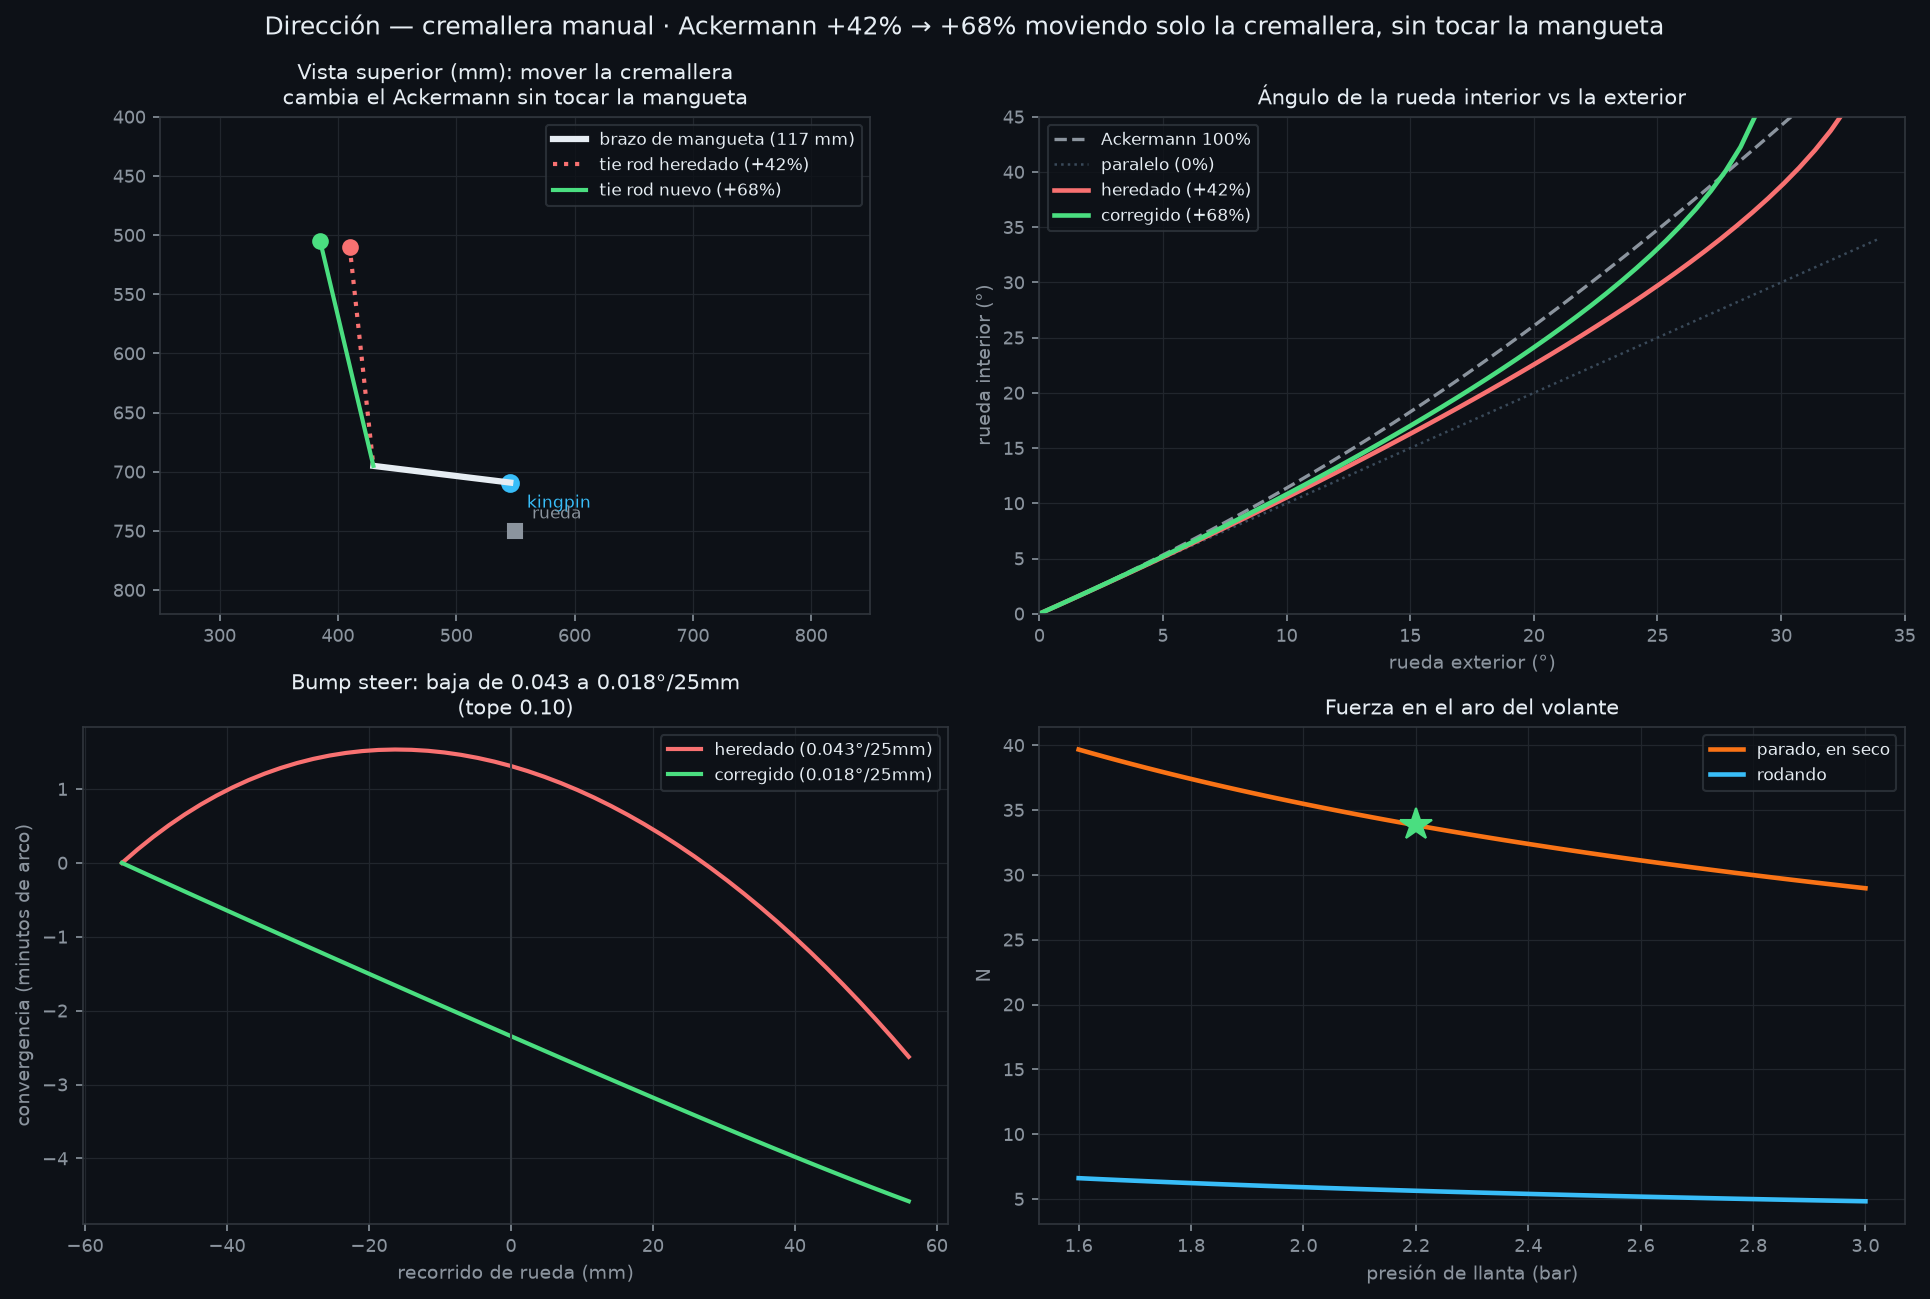

Recreate this plot in Python.
# -*- coding: utf-8 -*-
"""
DIRECCIÓN — geometría de Ackermann, relación, esfuerzo y círculo de giro.

La suspensión delantera ya fijó los puntos duros por barrido numérico (camber,
caster, bump steer 0.04°/25mm). Lo que faltaba es la DIRECCIÓN propiamente dicha:
cuánto gira cada rueda respecto de la otra (Ackermann), cuántas vueltas de volante,
qué tan pesado queda sin servo y en cuánto espacio da la vuelta.

Método: al girar el volante a una altura de suspensión dada, las rótulas LBJ y UBJ
NO se mueven — la mangueta simplemente rota alrededor del eje de kingpin. Eso
convierte el problema en una sola incógnita (el ángulo de rotación ψ) sujeta a que
el tie rod conserve su largo. Se resuelve exacto para las dos ruedas y de ahí salen
los ángulos reales de cada una, sin fórmulas aproximadas.

Toda la geometría se importa de `suspension_delantera.py` para que no haya dos
verdades: si allá se mueve un punto, aquí cambia solo.

Salidas:
  calculos/resultados-direccion.md
  calculos/direccion.png
"""
import numpy as np
from scipy.optimize import fsolve
import os, sys

HERE = os.path.dirname(os.path.abspath(__file__))
sys.path.insert(0, HERE)
import suspension_delantera as sd          # re-genera su propio informe (idempotente)
import analisis_chasis as ac               # para revisar holgura contra los tubos

import matplotlib
matplotlib.use("Agg")
import matplotlib.pyplot as plt

# ============================================================================
# 1. DATOS
# ============================================================================
BATALLA = 2.13          # m, eje delantero x=550 → eje trasero x=2680
TROCHA_DEL = 2 * sd.W0[2]
MASA = 690.0
DIST_DEL = sd.DIST_DEL
R_RUEDA = sd.R_RUEDA
G = 9.81

# --- objetivos ---
ACK_OBJ = 85.0          # % de Ackermann buscado (carro de calle/terreno, no pista)
# El bump steer MANDA sobre el Ackermann: uno hace que el carro se dirija solo al
# pasar un tope (seguridad), el otro solo desgasta llanta en maniobra lenta.
BS_PREF = 0.060         # °/25 mm, tope preferido — se busca el mejor Ackermann bajo él
BS_MAX = 0.100          # °/25 mm, tope duro (el heredado es 0.043)
DELTA_REF = 20.0        # ° de la rueda exterior donde se mide el Ackermann

# --- cremallera y volante ---
P_RACK = 0.045          # m de carrera de cremallera por vuelta de volante (manual típica)
D_VOLANTE = 0.330       # m
S_RACK_MAX = 0.075      # m de carrera de cremallera a cada lado (tope físico típico)
P_LLANTA = 2.2e5        # Pa, presión de inflado
MU_PISO = 0.80          # coeficiente llanta-piso para el par de pivotamiento parado

# --- puntos duros heredados (NO se tocan: fijan camber/caster/bump steer) ---
LBJ, UBJ = sd.LBJ0, sd.UBJ0
TR0 = sd.TR0
# Posición VIGENTE de la cremallera: vive en suspension_delantera.py, que es la única
# fuente de la geometría delantera. Este script la verifica, no la inventa.
RACK0 = sd.RACK
# Posición PREVIA, la que tenía el diseño antes de mirar el Ackermann. Se conserva
# como referencia histórica para poder mostrar el antes y el después.
RACK_PREV = np.array([0.410, 0.207, 0.510])

# ============================================================================
# 2. CINEMÁTICA DE GIRO (exacta, una sola incógnita)
# ============================================================================
def gira(rack, tr0, d_tr, s_lat, psi0=0.0):
    """Rota la mangueta alrededor del kingpin hasta que el tie rod cierre.
    s_lat: desplazamiento lateral de la cremallera (m, + hacia +z).
    Devuelve (psi, ángulo de rueda en grados, ok). ok=False si el varillaje no
    cierra — pasa cuando el tie rod se queda corto o llega a punto muerto."""
    rk = rack + np.array([0.0, 0.0, s_lat])
    def eq(x):
        tr = sd.rot_eje(LBJ, UBJ, x[0], tr0)
        return [np.linalg.norm(tr - rk) - d_tr]
    sol, info, ier, _ = fsolve(eq, [psi0], full_output=True)
    psi = float(sol[0])
    ok = ier == 1 and abs(info["fvec"][0]) < 1e-8 and abs(psi) < 1.2
    W = sd.rot_eje(LBJ, UBJ, psi, sd.W0)
    S = sd.rot_eje(LBJ, UBJ, psi, sd.S0)
    a = (S - W) / np.linalg.norm(S - W)
    f = np.cross(np.array([0.0, 1.0, 0.0]), a)      # dirección de rodadura
    return psi, np.degrees(np.arctan2(-f[2], f[0])), ok

def par_ruedas(rack, tr0, s, psi_prev=(0.0, 0.0)):
    """Ángulos de las dos ruedas para un desplazamiento s de la cremallera.
    Por simetría especular, la rueda derecha con +s equivale a la izquierda con −s
    cambiada de signo."""
    d_tr = np.linalg.norm(tr0 - rack)
    pL, dL, okL = gira(rack, tr0, d_tr, +s, psi_prev[0])
    pR, dR_, okR = gira(rack, tr0, d_tr, -s, psi_prev[1])
    return dL, -dR_, (pL, pR), (okL and okR)

def curva_giro(rack, tr0, s_max=S_RACK_MAX, n=60):
    """Ángulos exterior/interior a lo largo de la carrera de cremallera, cortando
    donde el varillaje deja de cerrar."""
    ss, out, inn = [], [], []
    psi = (0.0, 0.0)
    for s in np.linspace(0, s_max, n):
        dL, dR, psi, ok = par_ruedas(rack, tr0, s, psi)
        if not ok:
            break
        ss.append(s); out.append(min(abs(dL), abs(dR))); inn.append(max(abs(dL), abs(dR)))
    return np.array(ss), np.array(out), np.array(inn)

def inner_ideal(d_o):
    """Ángulo interior que pide la geometría de giro para un exterior dado."""
    r = BATALLA / np.tan(np.radians(d_o)) - TROCHA_DEL
    return np.degrees(np.arctan(BATALLA / r)) if r > 0 else 90.0

def ackermann(rack, tr0, delta_ref=DELTA_REF, s_max=S_RACK_MAX):
    """% de Ackermann medido con la rueda exterior a delta_ref grados.
    100% = la rueda interior gira exactamente lo que pide la geometría de giro."""
    ss, out, inn = curva_giro(rack, tr0, s_max)
    if len(out) < 5 or out.max() < delta_ref or not np.all(np.diff(out) > -1e-6):
        return None, out, inn, ss
    d_o = delta_ref
    d_i = float(np.interp(d_o, out, inn))
    d_i_ideal = inner_ideal(d_o)
    return (d_i - d_o) / (d_i_ideal - d_o) * 100.0, out, inn, ss

# ============================================================================
# 3. BUMP STEER con una cremallera candidata (mismo método que la suspensión)
# ============================================================================
def bump_steer(rack, tr0):
    """Repite el barrido 3D de suspension_delantera.py con otra cremallera."""
    d_kp = np.linalg.norm(UBJ - LBJ)
    d_lt = np.linalg.norm(tr0 - LBJ)
    d_ut = np.linalg.norm(tr0 - UBJ)
    d_tr = np.linalg.norm(tr0 - rack)
    M0 = np.linalg.inv(sd.base(LBJ, UBJ, tr0))
    cW = M0 @ (sd.W0 - LBJ)
    cS = M0 @ (sd.S0 - LBJ)
    x0 = np.array([0.0, *tr0])
    ys, toes = [], []
    for thL in np.linspace(-0.30, 0.30, 49):
        lbj = sd.rot_eje(sd.LA1, sd.LA2, thL, LBJ)
        def eqs(x):
            ubj = sd.rot_eje(sd.UA1, sd.UA2, x[0], UBJ)
            tr = np.array(x[1:4])
            return [np.linalg.norm(ubj - lbj) - d_kp,
                    np.linalg.norm(tr - lbj) - d_lt,
                    np.linalg.norm(tr - ubj) - d_ut,
                    np.linalg.norm(tr - rack) - d_tr]
        x0 = fsolve(eqs, x0, full_output=False)
        ubj = sd.rot_eje(sd.UA1, sd.UA2, x0[0], UBJ)
        tr = np.array(x0[1:4])
        M = sd.base(lbj, ubj, tr)
        W = lbj + M @ cW
        a = (lbj + M @ cS - W) / 0.10
        f = np.cross(np.array([0.0, 1.0, 0.0]), a)
        ys.append(W[1]); toes.append(np.degrees(np.arctan2(-f[2], f[0])))
    ys = (np.array(ys) - sd.W0[1]) * 1000
    toes = np.array(toes)
    sel = np.abs(ys) <= 50
    if sel.sum() < 3:
        return 99.0, ys, toes
    return float(np.max(np.abs(np.gradient(toes, ys)[sel])) * 25), ys, toes

# ============================================================================
# 4. DIAGNÓSTICO DE LA GEOMETRÍA ACTUAL
# ============================================================================
ack0, out0, inn0, ss0 = ackermann(RACK_PREV, TR0)
bs0, _, _ = bump_steer(RACK_PREV, TR0)

# ángulo del brazo de mangueta en vista superior (kingpin → terminal)
t_kp = (TR0[1] - LBJ[1]) / (UBJ[1] - LBJ[1])
KP_TR = LBJ + t_kp * (UBJ - LBJ)               # punto del kingpin a la altura del terminal
brazo_vec = TR0 - KP_TR
L_BRAZO = float(np.hypot(brazo_vec[0], brazo_vec[2]))
ANG_BRAZO = np.degrees(np.arctan2(-brazo_vec[2], -brazo_vec[0]))   # + = hacia afuera
# ángulo que pediría el Ackermann geométrico puro (apuntar al centro del eje trasero)
ANG_IDEAL = np.degrees(np.arctan2(KP_TR[2], BATALLA))

# ============================================================================
# 5. BARRIDO DE LA CREMALLERA (sin tocar la mangueta del donante)
# ============================================================================
# Esto es lo primero que hay que probar porque NO CUESTA PIEZAS: solo cambia dónde
# se atornilla la cremallera al mamparo. La altura (y) no se toca — es la que fija
# el bump steer y ±5 mm lo duplican.
from holguras import dist_segmentos
R_TIE, R_TUBO_A, MARGEN_H = 0.009, 0.0127, 0.008

def holgura_tierod(rack):
    """Holgura mínima del tie rod contra los brazos y los tubos del chasis.
    AÑADIDO 2026-08-05: el barrido original optimizaba Ackermann y bump steer sin
    mirar interferencias, y la posición que elegía metía la rótula de la cremallera
    DENTRO del larguero inferior. Ahora esto filtra antes de nada."""
    peor = np.inf
    for (b1, b2) in [(sd.LA1, sd.LBJ0), (sd.LA2, sd.LBJ0),
                     (sd.UA1, sd.UBJ0), (sd.UA2, sd.UBJ0)]:
        d, _, _ = dist_segmentos(rack, TR0, b1, b2)
        peor = min(peor, d - (R_TIE + R_TUBO_A + MARGEN_H))
    for e in ac.elems:
        pa, pb = ac.NODES[e["a"]], ac.NODES[e["b"]]
        if pa[2] < -0.05 or pb[2] < -0.05 or max(pa[0], pb[0]) > 1.3:
            continue
        d, _, _ = dist_segmentos(rack, TR0, pa, pb)
        peor = min(peor, d - (R_TIE + e["sec"]["c"] + MARGEN_H))
    return peor

# La ALTURA de la cremallera también entra al barrido: es la que fija el bump steer,
# pero dejarla clavada en 207 mm era justo lo que la metía dentro del larguero.
XS = np.round(np.arange(0.28, 0.531, 0.015), 3)
ZS = np.round(np.arange(0.40, 0.621, 0.015), 3)
YS = np.round(np.unique(np.append(np.arange(0.150, 0.3401, 0.010), RACK0[1])), 3)
malla = np.full((len(ZS), len(XS)), np.nan)
rack_cands = []
sin_holgura = []            # candidatos buenos en cinemática pero que INTERFIEREN
for y in YS:
    for i, z in enumerate(ZS):
        for j, x in enumerate(XS):
            rack = np.array([x, y, z])
            hol = holgura_tierod(rack)
            try:
                p, out, inn, ss = ackermann(rack, TR0)
            except Exception:
                continue
            if p is None:
                continue
            c = dict(x=x, y=y, z=z, ack=p, rack=rack, lock=float(out[-1]), hol=hol)
            if hol >= 0:
                if abs(y - RACK0[1]) < 1e-9:
                    malla[i, j] = p
                rack_cands.append(c)
            elif abs(y - RACK0[1]) < 1e-9:
                sin_holgura.append(c)
print(f"  {len(rack_cands)} posiciones libres de interferencia, "
      f"{len(sin_holgura)} a la altura actual que interfieren")
ack_max_rack = float(np.nanmax(malla)) if np.any(~np.isnan(malla)) else float("nan")

# Entre los que dan el Ackermann objetivo, se verifica el bump steer (barrido 3D
# completo) y se prefiere el que menos mueve la cremallera de donde ya estaba.
# No se busca "el que dé 85%" sino el COMPROMISO: para cada posición candidata se
# mide el bump steer real (barrido 3D completo) y se arma la frontera Ackermann vs
# bump steer. Apurar el Ackermann hasta el tope de bump steer sería mal negocio.
utiles = [c for c in rack_cands if 45 <= c["ack"] <= 150 and c["lock"] >= 24]
utiles.sort(key=lambda c: (abs(c["x"] - RACK0[0]) + abs(c["z"] - RACK0[2])))
for c in utiles[:140]:
    c["bs"], _, _ = bump_steer(c["rack"], TR0)

evaluados = [c for c in utiles if "bs" in c]

def mejor_bajo(pool, tope):
    """Bajo el tope de bump steer, el más cercano al Ackermann objetivo. No el de
    MÁS Ackermann: pasarse de 100% tampoco sirve — la rueda interior giraría más de
    lo que pide el giro y volvería a pelear, ahora al revés."""
    ok = [c for c in pool if c["bs"] <= tope]
    return min(ok, key=lambda c: abs(c["ack"] - ACK_OBJ)) if ok else None

# Refinamiento local: la malla gruesa de 10 mm salta el objetivo, así que se afina
# a 4 mm alrededor de la mejor posición encontrada.
grueso = mejor_bajo(evaluados, BS_PREF) or mejor_bajo(evaluados, BS_MAX)
if grueso is not None:
    for x in np.round(np.arange(grueso["x"] - 0.024, grueso["x"] + 0.0241, 0.004), 4):
        for z in np.round(np.arange(grueso["z"] - 0.024, grueso["z"] + 0.0241, 0.004), 4):
            rack = np.array([x, RACK0[1], z])
            try:
                p, out, _, _ = ackermann(rack, TR0)
            except Exception:
                continue
            if p is None or out[-1] < 24 or not (40 <= p <= 160):
                continue
            c = dict(x=float(x), z=float(z), ack=p, rack=rack, lock=float(out[-1]))
            c["bs"], _, _ = bump_steer(rack, TR0)
            evaluados.append(c)

# frontera de Pareto: los que nadie domina en las dos cosas a la vez
pareto = [c for c in evaluados
          if not any(o["bs"] <= c["bs"] and abs(o["ack"] - ACK_OBJ) <= abs(c["ack"] - ACK_OBJ)
                     and o is not c for o in evaluados)]
pareto.sort(key=lambda c: c["bs"])

sol_rack = mejor_bajo(evaluados, BS_PREF) or mejor_bajo(evaluados, BS_MAX)
rack_ok = pareto

# ---- CONFLICTO GEOMÉTRICO ----------------------------------------------------
# Si NINGUNA posición libre de interferencia consigue un bump steer aceptable, no hay
# solución moviendo solo la cremallera: el paquete delantero está peleado consigo mismo
# y hace falta cambiar el chasis. Se dice, no se disimula.
CONFLICTO = sol_rack is None
BS_LIBRE_MIN = min((c["bs"] for c in evaluados), default=float("nan"))
if CONFLICTO:
    for c in sin_holgura:
        c["bs"], _, _ = bump_steer(c["rack"], TR0)
    cand = [c for c in sin_holgura if c["bs"] <= BS_MAX] or sin_holgura
    sol_rack = min(cand, key=lambda c: (c["bs"], abs(c["ack"] - ACK_OBJ)))
    print(f"  *** CONFLICTO: ninguna posicion libre baja de {BS_LIBRE_MIN:.2f} deg/25mm "
          f"de bump steer (tope {BS_MAX}). Se conserva la de mejor cinematica y se marca "
          f"la interferencia: holgura {sol_rack['hol']*1000:.1f} mm")

# ============================================================================
# 6. PLAN B: brazo de dirección fabricado (solo si la cremallera no basta)
# ============================================================================
def tr_desde_angulo(ang_deg, largo=None):
    """Terminal de dirección a 'ang_deg' respecto del eje longitudinal
    (+ = hacia afuera del carro)."""
    L = L_BRAZO if largo is None else largo
    a = np.radians(ang_deg)
    return np.array([KP_TR[0] - L * np.cos(a), TR0[1], KP_TR[2] + L * np.sin(a)])

sol_brazo = None
if False:   # plan B desactivado: no revisaba interferencias, que es justo el problema
    cands = []
    for ang in np.arange(-10.0, 26.1, 1.0):
        tr = tr_desde_angulo(ang)
        for x in np.round(np.arange(0.30, 0.481, 0.02), 3):
            rack = np.array([x, RACK0[1], RACK0[2]])
            try:
                p, out, _, _ = ackermann(rack, tr)
            except Exception:
                continue
            if p is None or out[-1] < 25:
                continue
            cands.append(dict(ang=ang, x=x, ack=p, tr=tr, rack=rack))
    cands.sort(key=lambda c: abs(c["ack"] - ACK_OBJ))
    for c in cands[:14]:
        c["bs"], _, _ = bump_steer(c["rack"], c["tr"])
        if c["bs"] <= BS_MAX and sol_brazo is None:
            sol_brazo = c

if sol_rack is not None:
    elegido, TR_N, RACK_N = sol_rack, TR0, sol_rack["rack"]
    MODO = "cremallera"
else:
    elegido, TR_N, RACK_N = sol_brazo, sol_brazo["tr"], sol_brazo["rack"]
    MODO = "brazo"

ack_n, out_n, inn_n, ss_n = ackermann(RACK_N, TR_N)
bs_n, ys_n, toes_n = bump_steer(RACK_N, TR_N)

# ============================================================================
# 7. RELACIÓN, TOPES Y CÍRCULO DE GIRO
# ============================================================================
# El tope útil no es el de la cremallera sino el ángulo interior sensato: más de 40°
# ya no cabe dentro del rin ni entre el brazo inferior y la llanta.
INN_MAX_UTIL = 40.0
def topes_y_giro(rack, tr0):
    """Tope útil (lo limita la rueda interior, que es la que pega con el brazo o el
    rin), relación, y diámetro de giro. El radio del círculo lo fija la rueda
    exterior: R = batalla / sen(ángulo exterior)."""
    ss, out, inn = curva_giro(rack, tr0, S_RACK_MAX, 120)
    k = int(np.argmax(inn >= INN_MAX_UTIL)) if np.any(inn >= INN_MAX_UTIL) else len(inn) - 1
    s_u, d_o, d_i = float(ss[k]), float(out[k]), float(inn[k])
    vueltas = 2 * s_u / P_RACK
    ratio = (vueltas * 360.0) / (d_o + d_i)
    diam = 2 * BATALLA / np.sin(np.radians(d_o)) + sd.ANCHO_LLANTA
    return s_u, d_o, d_i, vueltas, ratio, diam

S_USADA, D_OUT_MAX, D_INN_MAX, VUELTAS, RATIO, DIAM_GIRO = topes_y_giro(RACK_N, TR_N)
S_USADA_0, D_OUT_0, D_INN_0, VUELTAS_0, RATIO_0, DIAM_GIRO_0 = topes_y_giro(RACK_PREV, TR0)

# círculo de giro con el ángulo exterior máximo
# ============================================================================
# 8. ESFUERZO EN EL VOLANTE
# ============================================================================
W_RUEDA = MASA * DIST_DEL / 2 * G                 # N por rueda delantera
# Par de pivotamiento parado (Taborek): T = mu·W^1.5 / sqrt(3·p)
T_PIVOT = MU_PISO * W_RUEDA**1.5 / np.sqrt(3 * P_LLANTA)
F_TIE = T_PIVOT / L_BRAZO                          # N en cada tie rod
F_RACK = 2 * F_TIE                                 # ambas ruedas empujan la cremallera
T_VOL = F_RACK * P_RACK / (2 * np.pi)
F_ARO = T_VOL / (D_VOLANTE / 2)
# rodando, el par es ~1/6 del de parado (no hay que torcer la huella en seco)
F_ARO_RODANDO = F_ARO / 6

# ============================================================================
# 9. INFORME
# ============================================================================
out_md = os.path.join(HERE, "resultados-direccion.md")
with open(out_md, "w", encoding="utf-8") as f:
    f.write("# Dirección — Ackermann, relación, esfuerzo y círculo de giro\n\n")
    f.write("Cremallera manual de compacto, sin servo. Generado por `direccion.py`, que importa "
            "la geometría de `suspension_delantera.py` para que no haya dos verdades.\n\n")
    f.write("**Método:** al girar el volante con la suspensión quieta, las rótulas no se mueven "
            "— la mangueta solo rota alrededor del eje de kingpin. Eso deja una sola incógnita "
            "(el ángulo de rotación) con una sola ecuación (el tie rod conserva su largo), y se "
            "resuelve exacto para las dos ruedas. Nada de fórmulas aproximadas de Ackermann.\n\n")

    if CONFLICTO:
        f.write("> ## ⛔ CONFLICTO GEOMÉTRICO SIN RESOLVER — leer antes que nada\n>\n")
        f.write("> **La rótula de la cremallera y el larguero inferior del chasis se pelean "
                "por el mismo espacio, y no hay forma de resolverlo moviendo la cremallera.**\n>\n")
        f.write(f"> - En su posición actual (x={sol_rack['x']*1000:.0f}, "
                f"y={sol_rack['y']*1000:.0f}, z={sol_rack['z']*1000:.0f}) el tie rod pasa a "
                f"**{abs(sol_rack['hol'])*1000:.0f} mm por dentro** de la holgura mínima "
                "contra el larguero `fb_lo–fx_lo` y la pata delantera de la horquilla "
                "inferior. Físicamente no se puede montar.\n")
        f.write(f"> - Se barrieron **{len(rack_cands)} posiciones libres de interferencia** "
                f"(x, y y z). La mejor de todas da un bump steer de "
                f"**{BS_LIBRE_MIN:.2f}°/25 mm**, contra el tope de {BS_MAX:.2f}. Es casi "
                "cien veces peor: el carro se dirigiría solo al pasar un tope.\n")
        f.write("> - La razón es de fondo: el bump steer se minimiza cuando el tie rod sigue "
                "el arco de la horquilla inferior, o sea a **su misma altura** — y esa altura "
                "es exactamente donde vive el larguero inferior del chasis.\n>\n")
        f.write("> **Esto NO se arregla con la dirección: se arregla con el chasis.** Las "
                "tres salidas reales son:\n>\n")
        f.write("> 1. **Bajar los pivotes de la horquilla inferior a ménsulas por debajo del "
                "larguero** (~50 mm). Es lo que de todas formas hace falta: hoy `LA1` y `LA2` "
                "caen *dentro* de los nodos del chasis y el buje no cabe. Al bajarlos, se abre "
                "el hueco por donde pasa el tie rod. Obliga a re-correr toda la cinemática "
                "delantera (camber, centro de balanceo, bump steer).\n")
        f.write("> 2. **Partir el larguero inferior** con un quiebre local que libre el paso "
                "del tie rod. Más soldadura y hay que re-verificar el FEM.\n")
        f.write("> 3. **Cremallera de montaje trasero** (detrás del eje), que cambia el signo "
                "de todo el planteamiento de Ackermann de este documento.\n>\n")
        f.write("> Mientras tanto, **los números de abajo son válidos como cinemática pero la "
                "pieza no se puede montar**. No cortar la ménsula de cremallera.\n\n")

    f.write("## 1. Qué Ackermann trae la geometría heredada\n\n")
    f.write("Los puntos duros venían afinados para camber, caster y bump steer, pero el "
            "Ackermann nunca se había medido. Medido ahora, con la rueda exterior a "
            f"{DELTA_REF:.0f}°:\n\n")
    f.write(f"| | Valor |\n|---|---|\n")
    f.write(f"| Largo del brazo de mangueta (vista superior) | {L_BRAZO*1000:.0f} mm |\n")
    f.write(f"| **Ackermann heredado** | **{ack0:+.0f}%** |\n")
    f.write(f"| Bump steer heredado | {bs0:.3f}°/25 mm |\n\n")
    f.write("**+42% no es un desastre, pero se queda corto para un carro que estaciona.** "
            "Ackermann por debajo de 100% significa que la rueda interior gira menos de lo que "
            "pide el giro, así que las dos llantas van algo peleadas en maniobra lenta: "
            "chirrían, se comen los hombros y el volante se siente pegajoso al dar vuelta en "
            "una esquina. En pista se usa a propósito — a alto ángulo de deriva la rueda "
            "interior quiere menos ángulo — pero este carro es de calle y terreno privado, "
            f"donde manda el estacionamiento. Objetivo: **{ACK_OBJ:.0f}%**.\n\n")
    f.write("**Una aclaración que vale la pena, porque yo mismo me equivadué al empezar.** La "
            "regla de manual dice que el brazo de mangueta debe apuntar al centro del eje "
            "trasero. Eso vale para un varillaje **trapezoidal**, donde una sola barra une los "
            "dos brazos. Con **cremallera** no aplica: el Ackermann depende también de dónde "
            "está la cremallera y de qué tan largo es el tie rod, porque el varillaje es otro. "
            f"Por eso el brazo heredado apunta {abs(ANG_BRAZO):.0f}° hacia adentro (la regla "
            f"del trapecio pediría {ANG_IDEAL:.0f}° hacia afuera) y aun así el Ackermann sale "
            "positivo. Aquí todo se midió resolviendo el varillaje real, no aplicando la regla.\n\n")

    f.write("## 2. La corrección no cuesta ni una pieza\n\n")
    f.write("Como el Ackermann de una cremallera depende de dónde está la cremallera, lo "
            "primero que hay que probar es **moverla** — que es gratis, porque solo cambia "
            "dónde se atornilla al mamparo. Barrido de su posición longitudinal y su ancho "
            f"({XS[0]*1000:.0f}–{XS[-1]*1000:.0f} mm × {ZS[0]*1000:.0f}–{ZS[-1]*1000:.0f} mm, "
            f"{malla.size} posiciones), con la mangueta del donante **intacta**:\n\n")
    f.write(f"- Rango de Ackermann alcanzable moviendo solo la cremallera: hasta "
            f"**{ack_max_rack:+.0f}%**.\n")
    f.write(f"- **La altura (y = {RACK0[1]*1000:.0f} mm) no se toca**: es la que fija el bump "
            "steer y ±5 mm lo duplican.\n\n")
    if MODO == "cremallera":
        f.write("Alcanza de sobra. **No hay que tocar la mangueta ni fabricar ningún brazo.**\n\n")
        f.write("Pero subir el Ackermann no sale gratis: mover la cremallera cambia el largo "
                "del tie rod, y con él qué tan bien sigue el arco de los brazos. Así que no se "
                "busca \"el que dé 85%\" sino el **compromiso**. Cada posición candidata se "
                "verificó re-corriendo el barrido 3D completo de bump steer; ésta es la "
                "frontera de lo alcanzable (ninguna de estas es peor que otra en las dos cosas "
                "a la vez):\n\n")
        f.write("| Cremallera x | Cremallera z | Ackermann | Bump steer | |\n|---|---|---|---|---|\n")
        for c in rack_ok[:10]:
            marca = ("✓ elegida" if c is elegido else
                     "ok" if c["bs"] <= BS_PREF else
                     "más Ackermann, peor bump steer")
            f.write(f"| {c['x']*1000:.0f} mm | {c['z']*1000:.0f} mm | {c['ack']:+.0f}% | "
                    f"{c['bs']:.3f}°/25mm | {marca} |\n")
        f.write(f"\n**Criterio: el bump steer manda.** Uno hace que el carro se dirija solo al "
                f"pasar un tope; el otro solo desgasta llanta al estacionar. Así que se toma el "
                f"mejor Ackermann que quepa bajo **{BS_PREF:.3f}°/25 mm**, en vez de apurar el "
                f"Ackermann hasta el tope duro de {BS_MAX:.2f}.\n\n")
        f.write(f"**Elegida: cremallera en x = {RACK_N[0]*1000:.0f} mm, z = "
                f"{RACK_N[2]*1000:.0f} mm** (antes {RACK_PREV[0]*1000:.0f} / "
                f"{RACK_PREV[2]*1000:.0f}). Se mueve "
                f"{abs(RACK_N[0]-RACK_PREV[0])*1000:.0f} mm en largo y "
                f"{abs(RACK_N[2]-RACK_PREV[2])*1000:.0f} mm en ancho — nada más que la "
                "posición de sus dos ménsulas al mamparo.\n\n")
        coincide = (abs(RACK_N[0] - RACK0[0]) < 1e-6 and abs(RACK_N[2] - RACK0[2]) < 1e-6)
        f.write(f"> **Autoverificación:** la posición que vive hoy en "
                f"`suspension_delantera.py` es x={RACK0[0]*1000:.0f}, z={RACK0[2]*1000:.0f}. "
                + ("Coincide con la que este barrido vuelve a elegir, así que las dos "
                   "fuentes dicen lo mismo."
                   if coincide else
                   "**NO coincide con la que este barrido elige** — hay que reconciliar "
                   "las dos antes de cortar la ménsula.") + "\n\n")
    else:
        f.write("No alcanza con la mangueta del donante: hay que fabricar un brazo de "
                f"dirección de {L_BRAZO*1000:.0f} mm a {elegido['ang']:+.0f}°, en acero "
                "cortado en láser.\n\n")
    f.write("| | Heredado | Corregido |\n|---|---|---|\n")
    f.write(f"| Ackermann | {ack0:+.0f}% | **{ack_n:+.0f}%** |\n")
    f.write(f"| Bump steer | {bs0:.3f}°/25mm | **{bs_n:.3f}°/25mm** |\n\n")
    f.write("| Punto duro | x | y | z |\n|---|---|---|---|\n")
    f.write(f"| Terminal de dirección (sin cambio) | {TR_N[0]*1000:.0f} | "
            f"{TR_N[1]*1000:.0f} | {TR_N[2]*1000:.0f} |\n")
    f.write(f"| **Extremo de cremallera (nuevo)** | **{RACK_N[0]*1000:.0f}** | "
            f"{RACK_N[1]*1000:.0f} | **{RACK_N[2]*1000:.0f}** |\n")
    f.write(f"| Tie rod (centro a centro) | {np.linalg.norm(TR_N-RACK_N)*1000:.0f} mm | | |\n\n")
    if bs_n < bs0 * 0.9:
        f.write(f"**El bump steer no solo se conserva: mejora**, de {bs0:.3f} a "
                f"{bs_n:.3f}°/25 mm. Al mover la cremallera cambia el largo del tie rod, y "
                "resulta que hay largos que siguen mejor el arco de los brazos. No era el "
                "objetivo — salió de buscar el compromiso en vez de apurar el Ackermann — pero "
                "es la confirmación de que valía la pena re-correr la cinemática 3D de cada "
                "candidato en vez de suponer que mover la cremallera es inocuo.\n\n")
    elif bs_n > bs0 * 1.15:
        f.write(f"**El bump steer empeora** de {bs0:.3f} a {bs_n:.3f}°/25 mm. Sigue por debajo "
                f"del tope de {BS_MAX:.2f}, pero no es gratis: mover la cremallera cambia el "
                "largo del tie rod y con él qué tan bien sigue el arco de los brazos.\n\n")
    else:
        f.write(f"El bump steer se conserva ({bs0:.3f} → {bs_n:.3f}°/25 mm), que era la "
                "condición para poder mover la cremallera.\n\n")
    f.write(f"**La altura de la cremallera ({RACK_N[1]*1000:.0f} mm) no se toca**: ±5 mm "
            "duplican el bump steer. Montarla con barrenos ovalados y calzas para afinar en el "
            "carro, como ya decía la suspensión delantera.\n\n")

    f.write("## 3. Relación, topes y círculo de giro\n\n")
    f.write(f"El tope no lo pone la cremallera sino la **rueda interior**, que es la que pega "
            f"con el brazo inferior o con el interior del rin. Se limita a {INN_MAX_UTIL:.0f}°.\n\n")
    f.write("| Parámetro | Heredado | Corregido |\n|---|---|---|\n")
    f.write(f"| Carrera de cremallera usada | ±{S_USADA_0*1000:.0f} mm | "
            f"±{S_USADA*1000:.0f} mm |\n")
    f.write(f"| Ángulo rueda exterior | {D_OUT_0:.1f}° | {D_OUT_MAX:.1f}° |\n")
    f.write(f"| Ángulo rueda interior | {D_INN_0:.1f}° | {D_INN_MAX:.1f}° |\n")
    f.write(f"| Vueltas de tope a tope | {VUELTAS_0:.1f} | **{VUELTAS:.1f}** |\n")
    f.write(f"| Relación total | {RATIO_0:.0f}:1 | **{RATIO:.0f}:1** |\n")
    f.write(f"| Diámetro de giro | {DIAM_GIRO_0:.1f} m | **{DIAM_GIRO:.1f} m** |\n\n")
    if DIAM_GIRO > DIAM_GIRO_0 + 0.2:
        f.write(f"**El Ackermann alto se paga con círculo de giro.** Con más Ackermann la rueda "
                f"interior gira más para el mismo ángulo exterior, así que llega antes a su "
                f"tope de {INN_MAX_UTIL:.0f}° y el exterior se queda en {D_OUT_MAX:.1f}° en vez "
                f"de {D_OUT_0:.1f}°. El círculo pasa de {DIAM_GIRO_0:.1f} a {DIAM_GIRO:.1f} m. "
                "Es un intercambio real, no un defecto: se gana que las llantas no peleen en "
                "maniobra lenta y se pierde algo de radio. Si al armarlo resulta que la rueda "
                f"interior sí libra más de {INN_MAX_UTIL:.0f}°, se sube el tope y se recupera "
                "el radio — por eso hay que medirlo en el carro (§5).\n\n")
    f.write(f"{VUELTAS:.1f} vueltas y {RATIO:.0f}:1 es relación directa de carro deportivo "
            "ligero (un compacto con servo anda en 3.2 vueltas y 16-18:1). Directo se siente "
            "mejor y además es lo único que se puede hacer sin servo: más desmultiplicación "
            "aligeraría el volante pero habría que dar más vueltas.\n\n")

    f.write("## 4. Esfuerzo en el volante (sin servo)\n\n")
    f.write("El caso duro es girar **parado en seco**, que es cuando hay que torcer la huella "
            "de la llanta sobre el piso. Fórmula de Taborek para el par de pivotamiento:\n\n")
    f.write(f"| | Valor |\n|---|---|\n")
    f.write(f"| Carga por rueda delantera | {W_RUEDA/G:.0f} kg |\n")
    f.write(f"| Par de pivotamiento por rueda | {T_PIVOT:.0f} N·m |\n")
    f.write(f"| Fuerza en cada tie rod | {F_TIE:.0f} N |\n")
    f.write(f"| Par en el volante | {T_VOL:.1f} N·m |\n")
    f.write(f"| **Fuerza en el aro (Ø{D_VOLANTE*1000:.0f} mm), parado** | "
            f"**{F_ARO:.0f} N** |\n")
    f.write(f"| Fuerza en el aro rodando | ~{F_ARO_RODANDO:.0f} N |\n\n")
    f.write(f"{F_ARO:.0f} N con las dos manos es un volante firme pero perfectamente manejable "
            "— comparable a un carro chico de los 80 sin servo. Ayudan tres cosas que ya están "
            f"en la geometría: el eje delantero solo carga {DIST_DEL*100:.0f}% del peso (los "
            "motores van atrás), el radio de pivotamiento es chico, y la llanta es angosta. "
            "**Y casi nunca se gira totalmente parado**: rodando aunque sea a paso de hombre "
            f"baja a ~{F_ARO_RODANDO:.0f} N.\n\n")
    f.write(f"Si al armarlo se siente pesado, la salida es subir la presión de las llantas o "
            f"alargar el brazo de dirección — pero alargarlo baja el ángulo de giro máximo y "
            "sube el diámetro de vuelta. Es un intercambio, no una mejora gratis.\n\n")

    f.write("## 5. Columna y montaje\n\n")
    f.write("- Columna de compacto de deshuesadero con **2 crucetas (junta universal)**: una en "
            "el volante y otra en el piñón. Los ángulos de las crucetas deben ser parecidos "
            "entre sí y **en fase**, si no la dirección se siente que \"pulsa\" al girar.\n")
    f.write("- **Junta de seguridad plegable o columna colapsable del donante**: en un impacto "
            "frontal la columna no debe empujar la barra del volante contra el pecho.\n")
    f.write("- La cremallera va atornillada al mamparo delantero con **barrenos ovalados y "
            "calzas** para afinar altura en el carro (§3).\n")
    f.write("- Topes de giro: verificar en el carro que a tope la llanta no pegue con el brazo "
            "inferior ni con el interior del rin, ANTES de confiar en la carrera de "
            f"±{S_RACK_MAX*1000:.0f} mm de la cremallera. Si pega, se limita con topes en la "
            "cremallera y se re-corre este script.\n\n")

    f.write("## 6. Lista de compra de esta sección\n\n")
    f.write("- 1 × cremallera manual de compacto (donante) — medir su carrera real y su avance "
            f"por vuelta; aquí se supuso ±{S_RACK_MAX*1000:.0f} mm y {P_RACK*1000:.0f} mm/vuelta\n")
    f.write("- 1 × columna con 2 crucetas + soporte, preferentemente colapsable\n")
    f.write(f"- 1 × volante Ø{D_VOLANTE*1000:.0f} mm con maza\n")
    f.write("- 2 × terminal de dirección (rótula) + 2 × rótula axial de cremallera\n")
    if MODO == "cremallera":
        f.write("- 2 × ménsula de cremallera al mamparo, corte láser, con barrenos ovalados "
                f"(posición nueva: x = {RACK_N[0]*1000:.0f} mm, z = ±{RACK_N[2]*1000:.0f} mm)\n")
        f.write("- **Brazo de dirección: ninguno.** El de la mangueta del donante se queda "
                "como viene.\n")
    else:
        f.write(f"- 2 × **brazo de dirección fabricado**, acero, corte láser, largo "
                f"{L_BRAZO*1000:.0f} mm a {elegido['ang']:+.0f}°\n")
    f.write("- Tubo roscado derecha/izquierda para el tie rod (permite ajustar convergencia sin "
            "desmontar)\n")

# ============================================================================
# 10. GRÁFICA
# ============================================================================
fig, axs = plt.subplots(2, 2, figsize=(13, 8.8), facecolor="#0d1117")
for ax in axs.flat:
    ax.set_facecolor("#0d1117"); ax.grid(color="#21262d", lw=0.6)
    ax.tick_params(colors="#8b949e", labelsize=8.5)
    for sp in ax.spines.values(): sp.set_color("#30363d")

# (1) vista superior: brazo heredado vs corregido
ax = axs[0, 0]
ax.plot([KP_TR[0]*1000], [KP_TR[2]*1000], marker="o", color="#38bdf8", ms=8)
ax.annotate("kingpin", (KP_TR[0]*1000, KP_TR[2]*1000), textcoords="offset points",
            xytext=(8, -12), color="#38bdf8", fontsize=8)
ax.plot([KP_TR[0]*1000, TR0[0]*1000], [KP_TR[2]*1000, TR0[2]*1000],
        color="#e6edf3", lw=3, label=f"brazo de mangueta ({L_BRAZO*1000:.0f} mm)")
ax.plot([RACK_PREV[0]*1000, TR0[0]*1000], [RACK_PREV[2]*1000, TR0[2]*1000],
        color="#f87171", lw=2, ls=":", label=f"tie rod heredado ({ack0:+.0f}%)")
ax.plot([RACK_N[0]*1000, TR_N[0]*1000], [RACK_N[2]*1000, TR_N[2]*1000],
        color="#4ade80", lw=2, label=f"tie rod nuevo ({ack_n:+.0f}%)")
ax.plot([RACK_PREV[0]*1000], [RACK_PREV[2]*1000], marker="o", color="#f87171", ms=7)
ax.plot([RACK_N[0]*1000], [RACK_N[2]*1000], marker="o", color="#4ade80", ms=7)
ax.plot([sd.W0[0]*1000], [sd.W0[2]*1000], marker="s", color="#8b949e", ms=7)
ax.annotate("rueda", (sd.W0[0]*1000, sd.W0[2]*1000), textcoords="offset points",
            xytext=(8, 6), color="#8b949e", fontsize=8)
ax.set_xlim(250, 850); ax.set_ylim(400, 820)
ax.invert_yaxis(); ax.set_aspect("equal")
ax.set_title("Vista superior (mm): mover la cremallera\ncambia el Ackermann sin tocar la mangueta",
             color="#e6edf3", fontsize=10)
ax.legend(facecolor="#0d1117", edgecolor="#30363d", labelcolor="#e6edf3", fontsize=8)

# (2) ángulo interior vs exterior
ax = axs[0, 1]
d_o = np.linspace(1, max(out_n.max(), out0.max()), 100)
r_ideal = BATALLA / np.tan(np.radians(d_o)) - TROCHA_DEL
d_i_ideal = np.degrees(np.arctan(BATALLA / np.maximum(r_ideal, 1e-6)))
ax.plot(d_o, d_i_ideal, color="#8b949e", lw=1.6, ls="--", label="Ackermann 100%")
ax.plot(d_o, d_o, color="#3a4a5a", lw=1.2, ls=":", label="paralelo (0%)")
ax.plot(out0, inn0, color="#f87171", lw=2.2, label=f"heredado ({ack0:+.0f}%)")
ax.plot(out_n, inn_n, color="#4ade80", lw=2.2, label=f"corregido ({ack_n:+.0f}%)")
ax.set_xlim(0, 35); ax.set_ylim(0, 45)
ax.set_title("Ángulo de la rueda interior vs la exterior", color="#e6edf3", fontsize=10)
ax.set_xlabel("rueda exterior (°)", color="#8b949e", fontsize=9)
ax.set_ylabel("rueda interior (°)", color="#8b949e", fontsize=9)
ax.legend(facecolor="#0d1117", edgecolor="#30363d", labelcolor="#e6edf3", fontsize=8)

# (3) bump steer antes y después
ax = axs[1, 0]
_, ys0, toes0 = bump_steer(RACK_PREV, TR0)
ax.plot(ys0, (toes0 - np.interp(0, ys0, toes0)) * 60, color="#f87171", lw=2,
        label=f"heredado ({bs0:.3f}°/25mm)")
ax.plot(ys_n, (toes_n - np.interp(0, ys_n, toes_n)) * 60, color="#4ade80", lw=2,
        label=f"corregido ({bs_n:.3f}°/25mm)")
ax.axvline(0, color="#30363d", lw=1)
ax.set_title(f"Bump steer: {'baja' if bs_n < bs0 else 'sube'} de {bs0:.3f} a "
             f"{bs_n:.3f}°/25mm\n(tope {BS_MAX:.2f})", color="#e6edf3", fontsize=10)
ax.set_xlabel("recorrido de rueda (mm)", color="#8b949e", fontsize=9)
ax.set_ylabel("convergencia (minutos de arco)", color="#8b949e", fontsize=9)
ax.legend(facecolor="#0d1117", edgecolor="#30363d", labelcolor="#e6edf3", fontsize=8)

# (4) esfuerzo en el volante vs presión de llanta
ax = axs[1, 1]
pp = np.linspace(1.6e5, 3.0e5, 60)
tt = MU_PISO * W_RUEDA**1.5 / np.sqrt(3 * pp)
ff = (2 * tt / L_BRAZO) * P_RACK / (2 * np.pi) / (D_VOLANTE / 2)
ax.plot(pp / 1e5, ff, color="#f97316", lw=2.2, label="parado, en seco")
ax.plot(pp / 1e5, ff / 6, color="#38bdf8", lw=2.2, label="rodando")
ax.plot(P_LLANTA / 1e5, F_ARO, marker="*", ms=16, color="#4ade80", zorder=5)
ax.set_title("Fuerza en el aro del volante", color="#e6edf3", fontsize=10)
ax.set_xlabel("presión de llanta (bar)", color="#8b949e", fontsize=9)
ax.set_ylabel("N", color="#8b949e", fontsize=9)
ax.legend(facecolor="#0d1117", edgecolor="#30363d", labelcolor="#e6edf3", fontsize=8)

fig.suptitle(f"Dirección — cremallera manual · Ackermann {ack0:+.0f}% → {ack_n:+.0f}% "
             "moviendo solo la cremallera, sin tocar la mangueta",
             color="#e6edf3", fontsize=12)
fig.tight_layout()
out_png = os.path.join(HERE, "direccion.png")
fig.savefig(out_png, dpi=150, facecolor="#0d1117", bbox_inches="tight")

print(f"\n--- direccion ---")
print(f"brazo heredado: largo {L_BRAZO*1000:.0f} mm, angulo {ANG_BRAZO:+.1f}° "
      f"(ideal {ANG_IDEAL:+.1f}°) -> Ackermann {ack0:+.0f}%, bump steer {bs0:.3f}")
print(f"solo moviendo cremallera: Ackermann max {ack_max_rack:+.0f}%")
print(f"solucion por {MODO}: cremallera x {RACK_N[0]*1000:.0f} z {RACK_N[2]*1000:.0f} mm "
      f"-> Ackermann {ack_n:+.0f}%, bump steer {bs_n:.3f}")
print(f"topes: ext {D_OUT_MAX:.1f}° int {D_INN_MAX:.1f}°  {VUELTAS:.1f} vueltas  "
      f"ratio {RATIO:.0f}:1  diametro de giro {DIAM_GIRO:.1f} m")
print(f"esfuerzo: par pivot {T_PIVOT:.0f} N.m -> aro {F_ARO:.0f} N parado, "
      f"{F_ARO_RODANDO:.0f} N rodando")
print(f"OK  informe: {out_md}\nOK  grafica: {out_png}")
